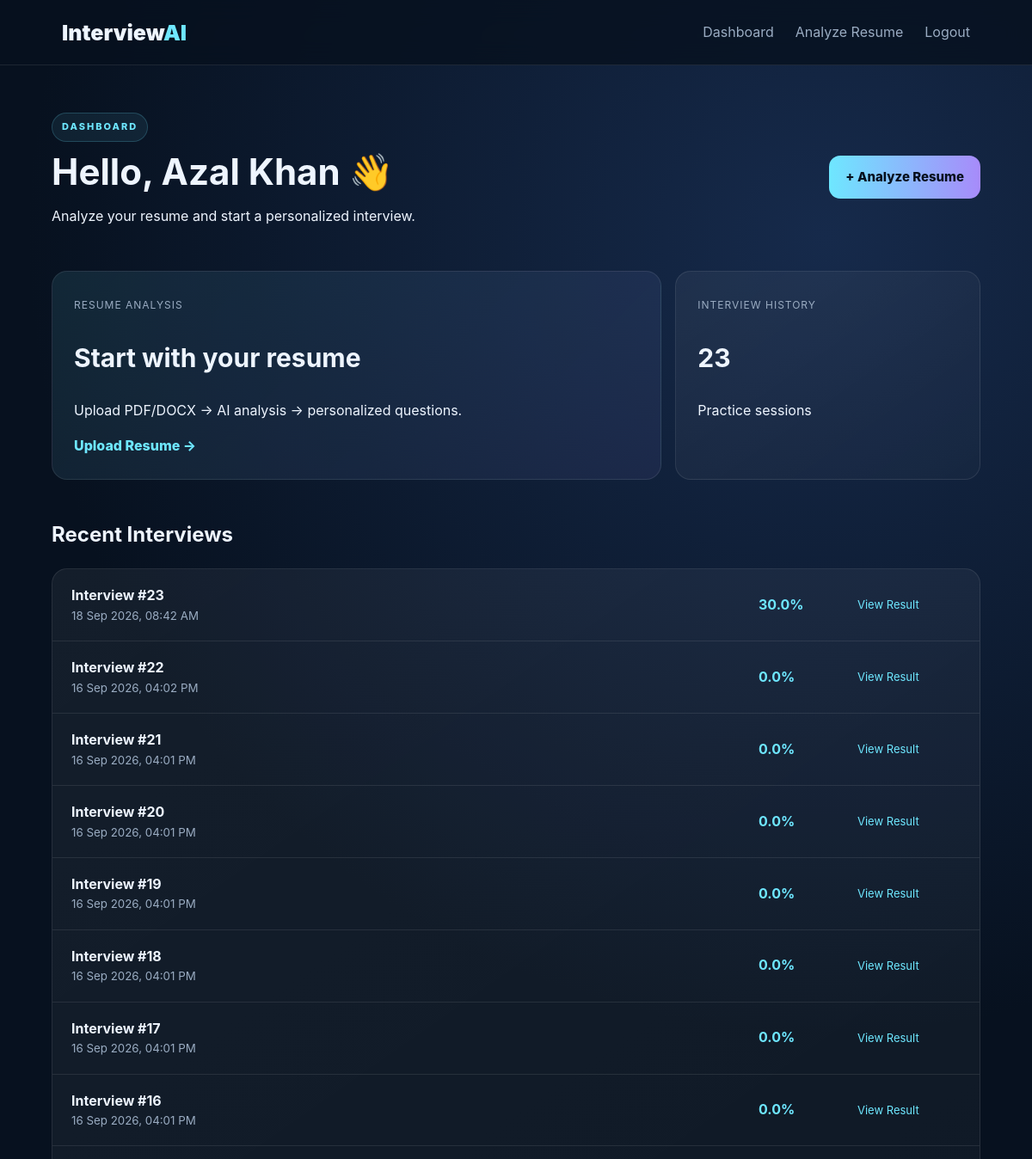
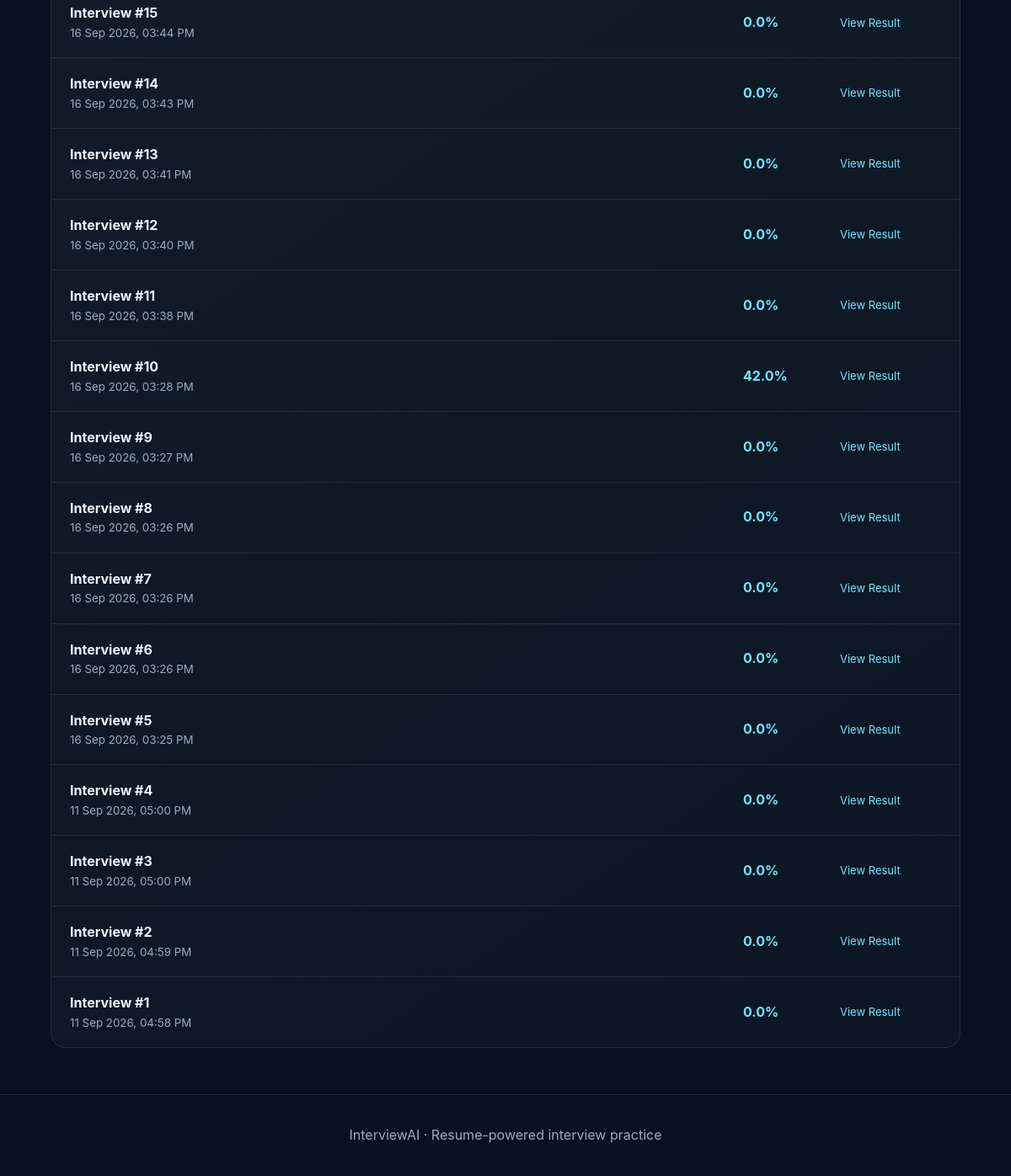
The page /dashboard (signed in) on the database its author committed (2 pictures, top to bottom).
### app/models/user.py (models this page shows, shortened)
class User(UserMixin, db.Model):
    id = db.Column(db.Integer, primary_key=True)
    name = db.Column(
        db.String(120),
        nullable=False
    )
    email = db.Column(
        db.String(160),
        unique=True,
        nullable=False,
        index=True
    )
    password_hash = db.Column(
        db.String(255),
        nullable=False
    )
    resumes = db.relationship(
        "Resume",
        backref="owner",
        lazy=True,
        cascade="all, delete-orphan"
    )
    interviews = db.relationship(
        "Interview",
        backref="candidate",
        lazy=True,
        cascade="all, delete-orphan"
    )

### app/models/interview.py (models this page shows)
class Interview(db.Model):
    id = db.Column(
        db.Integer,
        primary_key=True
    )
    user_id = db.Column(
        db.Integer,
        db.ForeignKey("user.id"),
        nullable=False
    )
    resume_id = db.Column(
        db.Integer,
        db.ForeignKey("resume.id"),
        nullable=True
    )
    questions_json = db.Column(
        db.Text,
        nullable=False,
        default="[]"
    )
    answers_json = db.Column(
        db.Text,
        nullable=False,
        default="[]"
    )
    score = db.Column(
        db.Float,
        default=0
    )
    feedback = db.Column(
        db.Text,
        default=""
    )
    created_at = db.Column(
        db.DateTime,
        default=datetime.utcnow
    )

### app/routes/main_routes.py (the view)
@main_bp.route("/dashboard")
@login_required
def dashboard():
    interviews = Interview.query.filter_by(
        user_id=current_user.id
    ).order_by(
        Interview.created_at.desc()
    ).all()
    return render_template(
        "dashboard.html",
        interviews=interviews
    )

### app/templates/dashboard.html (shortened to what this page needs)
{% extends "base.html" %}
{% block content %}
<section class="page">
    <div class="page-head">
        <div>
            <div class="pill">
                DASHBOARD
            </div>
            <h1>
                Hello, {{ current_user.name }} 👋
            </h1>
            <p>
                Analyze your resume and
                start a personalized interview.
            </p>
        </div>
        <a
            class="btn primary"
            href="{{ url_for('resume.upload') }}"
        >
            + Analyze Resume
        </a>
    </div>
    <div class="dashboard-grid">
        <div class="dash-card accent">
            <span>
                Resume Analysis
            </span>
            <h2>
                Start with your resume
            </h2>
            <p>
                Upload PDF/DOCX → AI analysis
                → personalized questions.
            </p>
            <a href="{{ url_for('resume.upload') }}">
                Upload Resume →
            </a>
        </div>
        <div class="dash-card">
            <span>
                Interview History
            </span>
            <h2>
                {{ interviews|length }}
            </h2>
            <p>
                Practice sessions
            </p>
        </div>
    </div>
    <h2 class="section-title">
        Recent Interviews
    </h2>
    {% if interviews %}
    <div class="history">
        {% for interview in interviews %}
        <div class="history-row">
            <div>
                <b>
                    Interview #{{ interview.id }}
                </b>
                <small>
                    {{
                    interview.created_at.strftime(
                        '%d %b %Y, %I:%M %p'
                    )
                    }}
                </small>
            </div>
            <strong>
                {{
                "%.1f"|format(
                    interview.score or 0
                )
                }}%
            </strong>
            <a
                href="{{
                    url_for(
                        'interview.result',
                        interview_id=interview.id
                    )
                }}"
            >
                View Result
            </a>
        </div>
        {% endfor %}
    </div>
    {% else %}
    <div class="empty">
        No interviews yet.
        Upload your resume to begin.
    </div>
    {% endif %}
</section>
{% endblock %}

### app/templates/base.html (shortened to what this page needs)
<!DOCTYPE html>
<html lang="en">
<head>
    <link
        rel="stylesheet"
        href="{{ url_for('static', filename='css/style.css') }}"
    >
</head>
<body>
<nav class="nav">
    <a
        href="{{ url_for('main.index') }}"
        class="brand"
    >
        Interview<span>AI</span>
    </a>
    <div class="nav-links">
        {% if current_user.is_authenticated %}
        <a href="{{ url_for('main.dashboard') }}">
            Dashboard
        </a>
        <a href="{{ url_for('resume.upload') }}">
            Analyze Resume
        </a>
        <a href="{{ url_for('auth.logout') }}">
            Logout
        </a>
        {% endif %}
    </div>
</nav>
<main>
{% block content %}
{% endblock %}
</main>
<footer>
    InterviewAI · Resume-powered interview practice
</footer>
</body>
</html>

### app/static/css/style.css (style rules this page uses)
:root { --bg: #07111f; --card: #0d1b2e; --text: #eef5ff; --muted: #9aacc2; --line: rgba(255,255,255,.09); --accent: #6ee7ff; --accent2: #a78bfa; }
* { box-sizing: border-box; }
body { margin: 0; background: radial-gradient( circle at 80% 10%, #162a4b 0, transparent 35% ), var(--bg); color: var(--text); font-family: Inter, Segoe UI, Arial, sans-serif; line-height: 1.6; }
a { color: inherit; text-decoration: none; }
.nav { height: 76px; display: flex; align-items: center; justify-content: space-between; padding: 0 6%; border-bottom: 1px solid var(--line); background: rgba(7,17,31,.8); backdrop-filter: blur(14px); position: sticky; top: 0; z-index: 5; }
.brand { font-size: 25px; font-weight: 900; }
.brand span { color: var(--accent); }
.nav-links { display: flex; gap: 25px; align-items: center; color: var(--muted); }
main { min-height: calc(100vh - 130px); }
footer { text-align: center; color: var(--muted); padding: 35px; border-top: 1px solid var(--line); }
.pill { display: inline-block; font-size: 11px; letter-spacing: 2px; font-weight: 800; color: var(--accent); background: rgba(110,231,255,.08); border: 1px solid rgba(110,231,255,.2); padding: 7px 11px; border-radius: 999px; }
.btn { display: inline-flex; justify-content: center; align-items: center; border: 0; cursor: pointer; border-radius: 13px; padding: 13px 19px; font-weight: 800; font-size: 15px; }
.primary { background: linear-gradient( 90deg, var(--accent), var(--accent2) ); color: #06101e; }
.features div, .dash-card, .panel, .side-card, .history, .upload-card, .question-card, .review-card { background: linear-gradient( 145deg, rgba(255,255,255,.055), rgba(255,255,255,.025) ); border: 1px solid var(--line); border-radius: 18px; padding: 25px; }
.page { max-width: 1200px; margin: auto; padding: 55px 5%; }
.page-head { display: flex; justify-content: space-between; align-items: center; gap: 25px; margin-bottom: 35px; }
.page-head h1 { font-size: 42px; margin: 12px 0 4px; line-height: 1.1; }
.dashboard-grid { display: grid; grid-template-columns: 2fr 1fr; gap: 16px; }
.dash-card { min-height: 180px; }
.dash-card span { color: var(--muted); font-size: 12px; text-transform: uppercase; letter-spacing: 1px; }
.dash-card h2 { font-size: 30px; }
.dash-card a { color: var(--accent); font-weight: 800; }
.accent { background: linear-gradient( 135deg, rgba(110,231,255,.1), rgba(167,139,250,.08) ); }
.section-title { margin-top: 45px; }
.history { padding: 0; }
.history-row { display: grid; grid-template-columns: 1fr 100px 120px; gap: 15px; align-items: center; padding: 18px 22px; border-bottom: 1px solid var(--line); }
.history-row:last-child { border: 0; }
.history-row small { display: block; color: var(--muted); }
.history-row strong { color: var(--accent); }
.history-row a { color: var(--accent); font-size: 13px; }

### rows shown on the page
User: name "Azal Khan"
Interview: id "23", created_at "18 Sep 2026, 08:42 AM", score "30.0"
Interview: id "22", created_at "16 Sep 2026, 04:02 PM", score "0.0"
Interview: id "21", created_at "16 Sep 2026, 04:01 PM", score "0.0"
Interview: id "20", created_at "16 Sep 2026, 04:01 PM", score "0.0"
Interview: id "19", created_at "16 Sep 2026, 04:01 PM", score "0.0"
Interview: id "18", created_at "16 Sep 2026, 04:01 PM", score "0.0"
Interview: id "17", created_at "16 Sep 2026, 04:01 PM", score "0.0"
Interview: id "16", created_at "16 Sep 2026, 04:01 PM", score "0.0"
Interview: id "15", created_at "16 Sep 2026, 03:44 PM", score "0.0"
Interview: id "14", created_at "16 Sep 2026, 03:43 PM", score "0.0"
Interview: id "13", created_at "16 Sep 2026, 03:41 PM", score "0.0"
Interview: id "12", created_at "16 Sep 2026, 03:40 PM", score "0.0"
Interview: id "11", created_at "16 Sep 2026, 03:38 PM", score "0.0"
Interview: id "10", created_at "16 Sep 2026, 03:28 PM", score "42.0"
Interview: id "9", created_at "16 Sep 2026, 03:27 PM", score "0.0"
Interview: id "8", created_at "16 Sep 2026, 03:26 PM", score "0.0"
Interview: id "7", created_at "16 Sep 2026, 03:26 PM", score "0.0"
Interview: id "6", created_at "16 Sep 2026, 03:26 PM", score "0.0"
Interview: id "5", created_at "16 Sep 2026, 03:25 PM", score "0.0"
Interview: id "4", created_at "11 Sep 2026, 05:00 PM", score "0.0"
Interview: id "3", created_at "11 Sep 2026, 05:00 PM", score "0.0"
Interview: id "2", created_at "11 Sep 2026, 04:59 PM", score "0.0"
Interview: id "1", created_at "11 Sep 2026, 04:58 PM", score "0.0"

### other values the page prints
{{ interviews|length }} "23"
